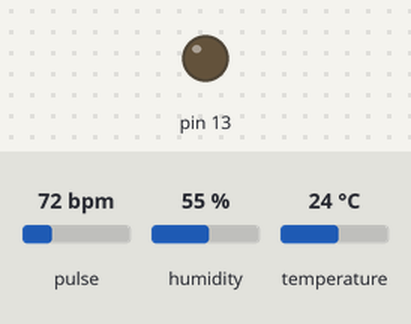
The sketch below on a simulated Arduino Uno, built with avr-gcc and run on an emulated ATmega328P. On the bench: output pins drawn as LEDs (lit = HIGH). Inputs (shaded band) come from the test bench; at power-on: pulse 72 bpm, humidity 55 %, temperature 24 °C. Random numbers use the default seed unless the sketch sets one; the modem accepts every AT command (registered, SIM ready, sends succeed) and sends nothing else; what the sketch prints to the serial monitor is not drawn.

Above: at 0.1 s.
At 1.8 s:
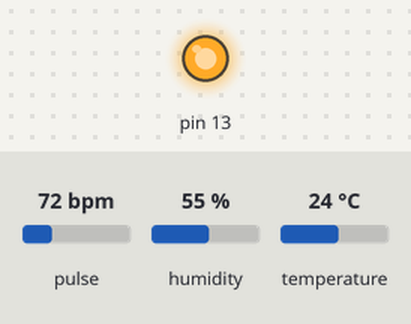
Timing chart, 0 to 3.3 s (numbered marks = the images above):
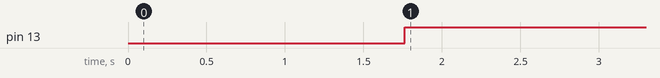

The sketch:

PAC_version1.ino
```cpp
#include <SoftwareSerial.h>
#include<dht.h>
dht DHT11;
#define RX 2 // TX of esp8266 in connected with Arduino pin 2

#define TX 3 // RX of esp8266 in connected with Arduino pin 3


// dht DHT11;

#define DHT11_PIN A5

String WIFI_SSID = "rijul";// WIFI NAME

String WIFI_PASS = "11223344"; // WIFI PASSWORD

String API = "LT9C63YTC91A0OPF";// Write API KEY

String HOST = "api.thingspeak.com";

String PORT = "80";

int countTrueCommand;

int countTimeCommand;

boolean found = false;

SoftwareSerial esp8266(RX,TX);


#define USE_ARDUINO_INTERRUPTS true    // Set-up low-level interrupts for most acurate BPM math.
#include <PulseSensorPlayground.h>     // Includes the PulseSensorPlayground Library.

//  Variables
const int PulseWire = 0;       // PulseSensor PURPLE WIRE connected to ANALOG PIN 0
const int LED = 13;          // The on-board Arduino LED, close to PIN 13.
int Threshold = 550;           // Determine which Signal to "count as a beat" and which to ignore.
                               // Use the "Gettting Started Project" to fine-tune Threshold Value beyond default setting.
                               // Otherwise leave the default "550" value.

PulseSensorPlayground pulseSensor;  // Creates an instance of the PulseSensorPlayground object called "pulseSensor"


void setup() {

  Serial.begin(9600);

  esp8266.begin(115200);

  sendCommand("AT",5,"OK");

  sendCommand("AT+CWMODE=1",5,"OK");

  sendCommand("AT+CWJAP=\""+ WIFI_SSID +"\",\""+ WIFI_PASS +"\"",20,"OK");


  // Configure the PulseSensor object, by assigning our variables to it.
  pulseSensor.analogInput(PulseWire);
  pulseSensor.blinkOnPulse(LED);       //auto-magically blink Arduino's LED with heartbeat.
  pulseSensor.setThreshold(Threshold);

  // Double-check the "pulseSensor" object was created and "began" seeing a signal.
   if (pulseSensor.begin()) {
    Serial.println("We created a pulseSensor Object !");  //This prints one time at Arduino power-up,  or on Arduino reset.
  }

}

void loop() {
int chk = DHT11.read11(DHT11_PIN);
Serial.print(chk);
Serial.print(" Humidity " );

Serial.print(DHT11.humidity, 1);

Serial.print(" ");

Serial.print(" Temparature ");

Serial.println(DHT11.temperature,1);
String getData="GET /update?api_key="+ API+"&field2="+DHT11.temperature;
sendCommand("AT+CIPMUX=1",5,"OK");

 sendCommand("AT+CIPSTART=0,\"TCP\",\""+ HOST +"\","+ PORT,15,"OK");

 sendCommand("AT+CIPSEND=0," +String(getData.length()+4),4,">");

 esp8266.println(getData);

 delay(1500);

 countTrueCommand++;

 sendCommand("AT+CIPCLOSE=0",5,"OK");


if (pulseSensor.sawStartOfBeat()) {            // Constantly test to see if "a beat happened".
int myBPM = pulseSensor.getBeatsPerMinute();  // Calls function on our pulseSensor object that returns BPM as an "int".
 Serial.println("♥  A HeartBeat Happened ! "); // If test is "true", print a message "a heartbeat happened".
 Serial.print("BPM: ");                        // Print phrase "BPM: "
 Serial.println(myBPM);

 int tem=random(20,30); // int tem= analogRead(A0)

 int hum=random(70,80); //int tem= digitalRead(11)

 int light=random(0,100); //int tem= AnalogRead(A0)


 String getData="GET /update?api_key="+ API+"&field1="+myBPM;
//  String getData="GET /update?api_key="+ API+"&field2="+DHT11.temperature;


 sendCommand("AT+CIPMUX=1",5,"OK");

 sendCommand("AT+CIPSTART=0,\"TCP\",\""+ HOST +"\","+ PORT,15,"OK");

 sendCommand("AT+CIPSEND=0," +String(getData.length()+4),4,">");

 esp8266.println(getData);

 delay(1500);

 countTrueCommand++;

 sendCommand("AT+CIPCLOSE=0",5,"OK");                     // Print the value inside of myBPM.
}


  delay(20);                    // considered best practice in a simple sketch.

//  int tem=random(20,30); // int tem= analogRead(A0)

//  int hum=random(70,80); //int tem= digitalRead(11)

//  int light=random(0,100); //int tem= AnalogRead(A0)

//  String getData="GET /update?api_key="+ API+"&field1="+1000;


//  sendCommand("AT+CIPMUX=1",5,"OK");

//  sendCommand("AT+CIPSTART=0,\"TCP\",\""+ HOST +"\","+ PORT,15,"OK");

//  sendCommand("AT+CIPSEND=0," +String(getData.length()+4),4,">");

//  esp8266.println(getData);

//  delay(1500);

//  countTrueCommand++;

//  sendCommand("AT+CIPCLOSE=0",5,"OK");

}

void sendCommand(String command, int maxTime, char readReplay[]) {

  Serial.print(countTrueCommand);

  Serial.print(". at command => ");

  Serial.print(command);

  Serial.print(" ");

  while(countTimeCommand < (maxTime*1))

  {

    esp8266.println(command);//at+cipsend

    if(esp8266.find(readReplay))//ok

    {

      found = true;

      break;

    }

    countTimeCommand++;

  }

  if(found == true)

  {

    Serial.println("OK");

    countTrueCommand++;

    countTimeCommand = 0;

  }

  if(found == false)

  {

    Serial.println("Fail");

    countTrueCommand = 0;

    countTimeCommand = 0;

  }

  found = false;

 }
```

Measured:
- by itself, pin 13: LOW → HIGH at 1.8 s
